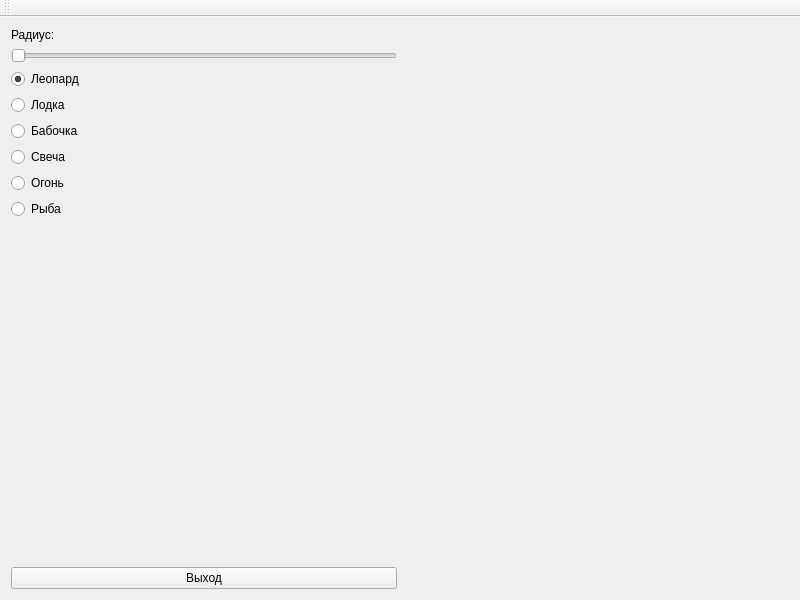
<?xml version="1.0" encoding="UTF-8"?>
<ui version="4.0">
 <class>MainWindow</class>
 <widget class="QMainWindow" name="MainWindow">
  <property name="geometry">
   <rect>
    <x>0</x>
    <y>0</y>
    <width>800</width>
    <height>600</height>
   </rect>
  </property>
  <property name="minimumSize">
   <size>
    <width>800</width>
    <height>600</height>
   </size>
  </property>
  <property name="windowTitle">
   <string>Lab 5</string>
  </property>
  <widget class="QWidget" name="centralWidget">
   <layout class="QHBoxLayout" name="horizontalLayout">
    <item>
     <layout class="QVBoxLayout" name="verticalLayout_2">
      <item>
       <layout class="QVBoxLayout" name="verticalLayout">
        <item>
         <widget class="QLabel" name="label">
          <property name="text">
           <string>Радиус:</string>
          </property>
         </widget>
        </item>
        <item>
         <widget class="QSlider" name="horizontalSlider">
          <property name="minimum">
           <number>1</number>
          </property>
          <property name="maximum">
           <number>200</number>
          </property>
          <property name="orientation">
           <enum>Qt::Horizontal</enum>
          </property>
         </widget>
        </item>
        <item>
         <widget class="QRadioButton" name="leopardButton">
          <property name="text">
           <string>Леопард</string>
          </property>
          <property name="checked">
           <bool>true</bool>
          </property>
         </widget>
        </item>
        <item>
         <widget class="QRadioButton" name="boatButton">
          <property name="text">
           <string>Лодка</string>
          </property>
         </widget>
        </item>
        <item>
         <widget class="QRadioButton" name="butterflyButton">
          <property name="text">
           <string>Бабочка</string>
          </property>
         </widget>
        </item>
        <item>
         <widget class="QRadioButton" name="CandleButton">
          <property name="text">
           <string>Свеча</string>
          </property>
         </widget>
        </item>
        <item>
         <widget class="QRadioButton" name="fireButton">
          <property name="text">
           <string>Огонь</string>
          </property>
         </widget>
        </item>
        <item>
         <widget class="QRadioButton" name="fishButton">
          <property name="text">
           <string>Рыба</string>
          </property>
         </widget>
        </item>
        <item>
         <spacer name="verticalSpacer">
          <property name="orientation">
           <enum>Qt::Vertical</enum>
          </property>
          <property name="sizeHint" stdset="0">
           <size>
            <width>20</width>
            <height>40</height>
           </size>
          </property>
         </spacer>
        </item>
       </layout>
      </item>
      <item>
       <widget class="QPushButton" name="pushButton">
        <property name="text">
         <string>Выход</string>
        </property>
       </widget>
      </item>
     </layout>
    </item>
    <item>
     <widget class="GLWidget" name="GLwidget" native="true">
      <property name="sizePolicy">
       <sizepolicy hsizetype="Expanding" vsizetype="Preferred">
        <horstretch>0</horstretch>
        <verstretch>0</verstretch>
       </sizepolicy>
      </property>
     </widget>
    </item>
   </layout>
  </widget>
  <widget class="QToolBar" name="mainToolBar">
   <attribute name="toolBarArea">
    <enum>TopToolBarArea</enum>
   </attribute>
   <attribute name="toolBarBreak">
    <bool>false</bool>
   </attribute>
  </widget>
 </widget>
 <layoutdefault spacing="6" margin="11"/>
 <customwidgets>
  <customwidget>
   <class>GLWidget</class>
   <extends>QWidget</extends>
   <header>glwidget.h</header>
   <container>1</container>
  </customwidget>
 </customwidgets>
 <resources/>
 <connections>
  <connection>
   <sender>pushButton</sender>
   <signal>released()</signal>
   <receiver>MainWindow</receiver>
   <slot>close()</slot>
   <hints>
    <hint type="sourcelabel">
     <x>60</x>
     <y>571</y>
    </hint>
    <hint type="destinationlabel">
     <x>61</x>
     <y>351</y>
    </hint>
   </hints>
  </connection>
 </connections>
</ui>
